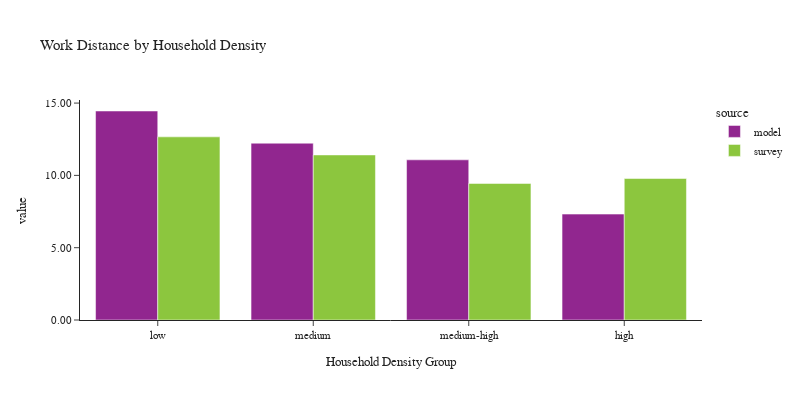

Write notebook code for a chart like this one.
### Code cell
plot_work_location(df_workers, 'hh_density_group', 'Household Density', 'Household Density Group')

### Figure 1 — Plotly figure (JSON) as saved in the notebook; plotly's stock layout.template omitted (floating-point values rounded to 4 significant figures)
{"data": [{"alignmentgroup": "True", "customdata": [[575011], [587886], [542904], [517345]], "hovertemplate": "source=model<br>hh_density_group=%{x}<br>value=%{y}<br>sample count=%{customdata[0]}<extra></extra>", "legendgroup": "model", "marker": {"color": "#91268F", "pattern": {"shape": ""}}, "name": "model", "offsetgroup": "model", "orientation": "v", "showlegend": true, "textposition": "auto", "type": "bar", "x": ["low", "medium", "medium-high", "high"], "xaxis": "x", "y": [14.45, 12.23, 11.07, 7.323], "yaxis": "y"}, {"alignmentgroup": "True", "customdata": [[1061], [782], [564], [416]], "hovertemplate": "source=survey<br>hh_density_group=%{x}<br>value=%{y}<br>sample count=%{customdata[0]}<extra></extra>", "legendgroup": "survey", "marker": {"color": "#8CC63E", "pattern": {"shape": ""}}, "name": "survey", "offsetgroup": "survey", "orientation": "v", "showlegend": true, "textposition": "auto", "type": "bar", "x": ["low", "medium", "medium-high", "high"], "xaxis": "x", "y": [12.66, 11.41, 9.442, 9.783], "yaxis": "y"}], "layout": {"barmode": "group", "font": {"size": 11}, "height": 400, "legend": {"title": {"text": "source"}, "tracegroupgap": 0}, "title": {"text": "Work Distance by Household Density"}, "width": 800, "xaxis": {"anchor": "y", "domain": [0.0, 1.0], "title": {"text": "Household Density Group"}}, "yaxis": {"anchor": "x", "domain": [0.0, 1.0], "tickformat": ".2f", "title": {"text": "value"}}}}
